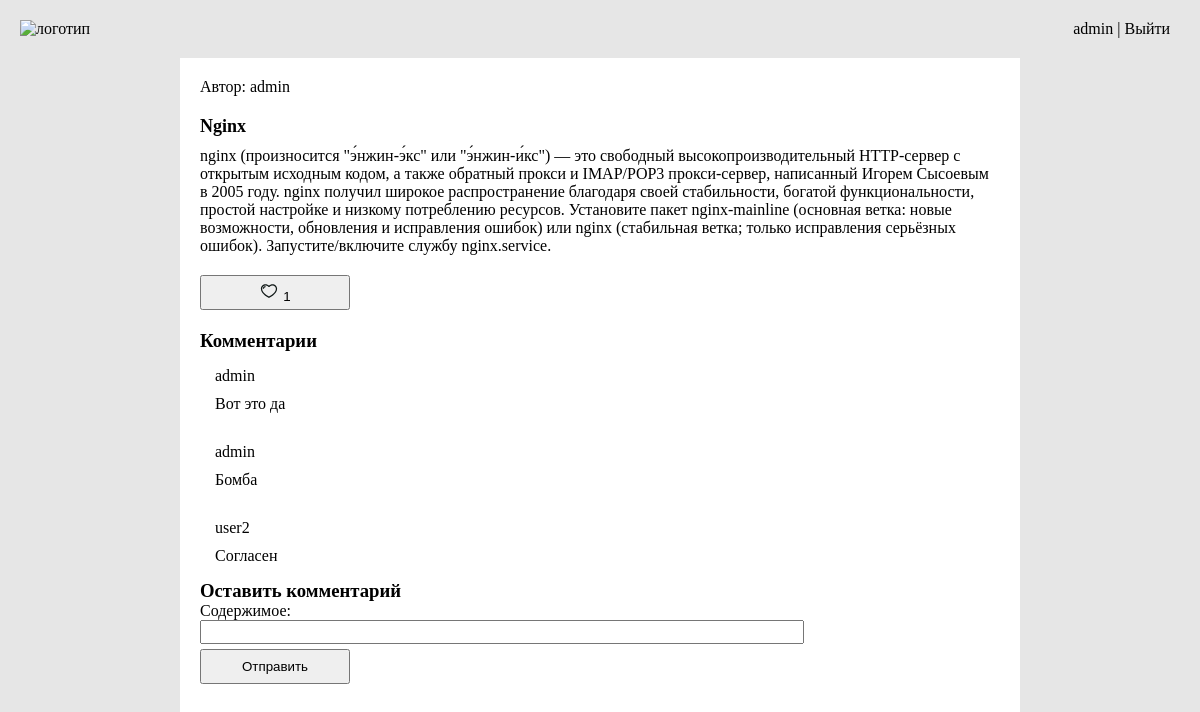
Screenshot of /post/3 (signed in) with the database file from the repository.
### blogapp/models.py (models this page shows, shortened)
class Post(models.Model):
    title = models.CharField(max_length=200, verbose_name='Название')
    author = models.ForeignKey(User, on_delete=models.CASCADE, verbose_name='Автор')
    content = models.TextField(verbose_name='Описание статьи', null=True)
    image = models.FileField(upload_to='images/', verbose_name='Вставить изображение')
    time_create = models.DateTimeField(auto_now_add=True)
    time_update = models.DateTimeField(auto_now=True)
    is_published = models.BooleanField(default=True, verbose_name='Опубликовать')
    category = models.ForeignKey(Category, on_delete=models.CASCADE, blank=True, null=True, verbose_name='Категория')
    likes = models.ManyToManyField(User, related_name='blog_post', verbose_name='Лайки')
    objects = models.Manager()
    class Meta:
        verbose_name = 'Пост'
        verbose_name_plural = 'Посты'

class Comment(models.Model):
    author = models.ForeignKey(User, on_delete=models.CASCADE, verbose_name="Автор")
    post = models.ForeignKey('Post', on_delete=models.CASCADE, verbose_name="Пост")
    text = models.TextField(verbose_name="Содержимое")
    objects = models.Manager()
    class Meta:
        verbose_name = 'Комментарий'
        verbose_name_plural = 'Комментарии'

### blogapp/views.py (the view)
# urls.py: path('post/<int:pk>', DetailView.as_view(), name="post_detail"),
class DetailView(DetailView):
    model = Post
    template_name = 'blogapp/post.html'
    context_object_name = 'post'
    def get_context_data(self, *, object_list=None, **kwargs):
        context = super().get_context_data(**kwargs)
        context['form'] = AddCommentForm()
        context['comments'] = Comment.objects.filter(post_id=context['post'].pk)
        liked = False
        if context['post'].likes.filter(pk = self.request.user.pk).exists():
            liked = True
        context['liked'] = liked
        context['likes'] = context['post'].likes.count()
        return context

### blogapp/forms.py
class AddCommentForm(forms.ModelForm):
    class Meta:
        model = Comment
        fields = ['text']
        widgets = {
            'text': forms.TextInput(attrs={'class': 'comm-text-form'}),
        }

### blogapp/templates/blogapp/post.html (shortened to what this page needs)
{% extends 'blogapp/base.html' %}
{% load static %}
{% block content %}
<div class="post-main">
    <p class="author_p">Автор: {{post.author}}</p>
    <h2 class="post-title">{{post.title}}</h2>
    <p class="post-content">{{post.content}}</p>
    {% if user.is_authenticated %}
    <form method="POST" action="{% url 'like_post' post.pk %}">
        <button type="submit"><img src="{% static 'blogapp/img/like.svg' %}" alt="" width="20", height="20"> {{likes}}</button>
    </form>
    {% else %}
        <div >Лайков: {{likes}} </div>
    {% endif %}
    <h3 class="comm">Комментарии</h3>
    {% for comment in comments %}
    <div class="comment">
        <p class="comment-author">{{comment.author.username}}</p>
        <p class="comment-text">{{comment.text}}</p>
    </div>
    {% endfor %}
    {% if user.is_authenticated %}
    <h3>Оставить комментарий</h3>
    <form method="POST" action="{% url 'add_comment' post.pk %}">
        {{ form.as_p }}
        <button type="submit">Отправить</button>
    </form>
    {% endif %}
    {% endblock %}

### blogapp/templates/blogapp/base.html (shortened to what this page needs)
{% load static %}
<!doctype html>
<html lang="ru">
<head>
    <link rel="stylesheet" href="{% static 'blogapp/css/style.css' %}">
</head>
<body>
    <header>
        <ul class="head-list">
            <li><a href="{% url 'home' %}"><img src="{% static 'blogapp/img/logo.svg' %}" alt="логотип" class="logo"></a></li>
            {% if user.is_authenticated%}
                <li class="reg_auth">{{ user.username }} | <a href="{% url 'logout' %}">Выйти</a></li>
            {% else %}
                <li class="reg_auth"><a href="{% url 'register' %}">Регистрация</a> | <a href="{% url 'login' %}">Войти</a></li>
            {% endif %}
        </ul>
    </header>
    {% block content %}
    {% endblock content %}
</body>
</html>

### blogapp/static/blogapp/css/style.css (style rules this page uses)
* { padding: 0; margin: 0; }
body { background-color: #E6E6E6; }
.head-list { list-style: none; display: flex; justify-content: space-between; }
.reg_auth { margin-right: 30px; margin-top: 20px; }
.logo { margin-top: 20px; margin-left: 20px; margin-bottom: 20px; }
h2 { font-size: 18px; }
p { font-size: 16px; }
button { width: 150px; height: 35px; cursor: pointer; }
img { grid-area: A; }
form { width: 150px; height: 35px; grid-area: C; }
a { text-decoration: none; color: black; }
.post-main { margin: 0 auto; width: 800px; height: 100vh; background-color: white; padding: 20px; }
.author_p { margin-bottom: 20px; }
.post-content { margin-bottom: 20px; }
.post-title { margin-bottom: 10px; }
.comment { padding: 15px 15px 15px 15px; }
.comment-author { margin-bottom: 10px; }
.comm { margin-top: 20px; }
.comm-text-form { width: 600px; height: 20px; margin-bottom: 5px; }

### rows the page displays
Post: author "admin", title "Nginx", content "nginx (произносится \"э́нжин-э́кс\" или \"э́нжин-и́кс\") — это свободный высокопроизводительный HTTP-сервер с открытым исходным кодом, а также обратный прокси и IMAP/POP3 прокси-сервер, написанный Игорем Сысоевым в 2005 году. nginx получил широкое распространение благодаря своей стабильности, богатой функциональности, простой настройке и низкому потреблению ресурсов. Установите пакет nginx-mainline (основная ветка: новые возможности, обновления и исправления ошибок) или nginx (стабильная ветка; только исправления серьёзных ошибок). Запустите/включите службу nginx.service."
Comment: author.username "admin", text "Вот это да"
Comment: author.username "admin", text "Бомба"
Comment: author.username "user2", text "Согласен"

### other values shown
{{ user.username }} "admin"
{{ likes }} "1"
